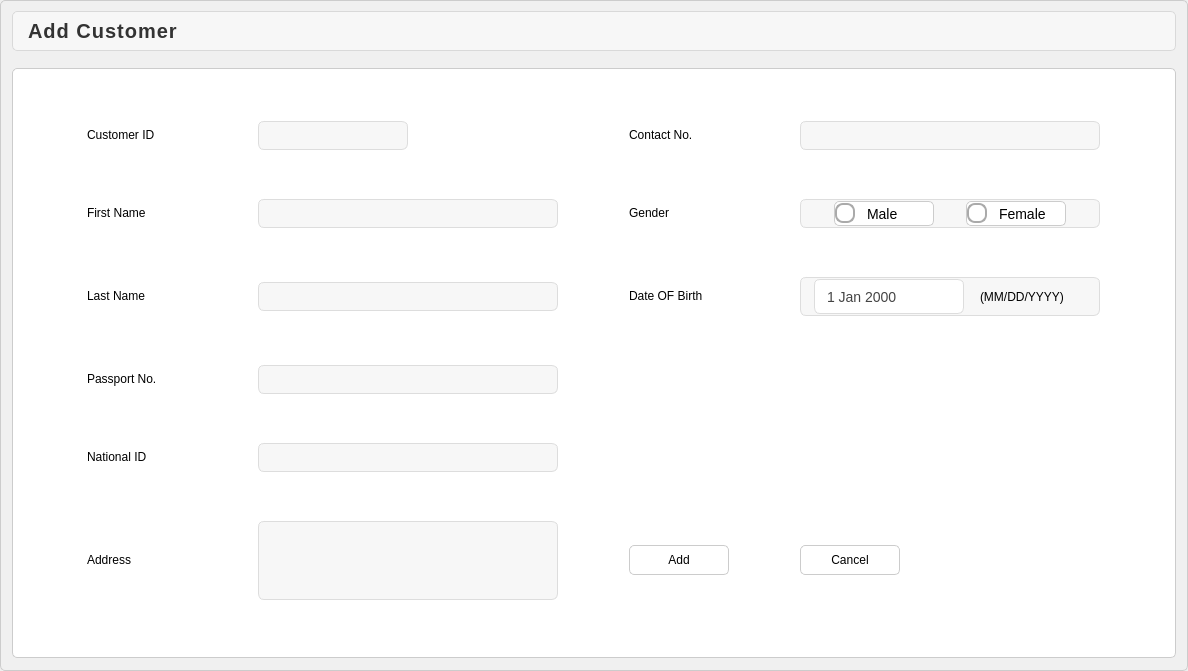
<?xml version="1.0" encoding="UTF-8"?>
<ui version="4.0">
 <class>AddCostomer</class>
 <widget class="QWidget" name="AddCostomer">
  <property name="geometry">
   <rect>
    <x>0</x>
    <y>0</y>
    <width>1188</width>
    <height>671</height>
   </rect>
  </property>
  <property name="windowTitle">
   <string>Form</string>
  </property>
  <property name="styleSheet">
   <string notr="true"/>
  </property>
  <layout class="QHBoxLayout" name="horizontalLayout">
   <property name="leftMargin">
    <number>0</number>
   </property>
   <property name="topMargin">
    <number>0</number>
   </property>
   <property name="rightMargin">
    <number>0</number>
   </property>
   <property name="bottomMargin">
    <number>0</number>
   </property>
   <item>
    <widget class="QFrame" name="frame_3">
     <property name="styleSheet">
      <string notr="true">background-color: #f0f0f0;
border: 1px solid #ccc;
border-radius: 5px;
background-image: url(:/ing/AddCustImg.png);
background-repeat:no-repeat;
background-position:center;
</string>
     </property>
     <property name="frameShape">
      <enum>QFrame::StyledPanel</enum>
     </property>
     <property name="frameShadow">
      <enum>QFrame::Raised</enum>
     </property>
     <layout class="QGridLayout" name="gridLayout">
      <item row="1" column="1">
       <widget class="QFrame" name="frame">
        <property name="minimumSize">
         <size>
          <width>1164</width>
          <height>590</height>
         </size>
        </property>
        <property name="maximumSize">
         <size>
          <width>1164</width>
          <height>590</height>
         </size>
        </property>
        <property name="styleSheet">
         <string notr="true">background:none;
background-color: rgb(255, 255, 255);

</string>
        </property>
        <property name="frameShape">
         <enum>QFrame::StyledPanel</enum>
        </property>
        <property name="frameShadow">
         <enum>QFrame::Raised</enum>
        </property>
        <layout class="QGridLayout" name="gridLayout_2">
         <item row="3" column="3">
          <widget class="QFrame" name="frame_4">
           <property name="minimumSize">
            <size>
             <width>250</width>
             <height>30</height>
            </size>
           </property>
           <property name="maximumSize">
            <size>
             <width>300</width>
             <height>40</height>
            </size>
           </property>
           <property name="styleSheet">
            <string notr="true">QFrame {
    background-color: #f7f7f7;
    border: 1px solid #ddd;
    border-radius: 6px;
    padding: 1px;
    margin-top: 1px;
    box-shadow: 0 2px 4px rgba(0, 0, 0, 0.1); /* Light shadow for depth */
}</string>
           </property>
           <property name="frameShape">
            <enum>QFrame::StyledPanel</enum>
           </property>
           <property name="frameShadow">
            <enum>QFrame::Raised</enum>
           </property>
           <layout class="QGridLayout" name="gridLayout_4">
            <property name="leftMargin">
             <number>0</number>
            </property>
            <property name="topMargin">
             <number>0</number>
            </property>
            <property name="rightMargin">
             <number>0</number>
            </property>
            <property name="bottomMargin">
             <number>0</number>
            </property>
            <property name="spacing">
             <number>0</number>
            </property>
            <item row="0" column="0">
             <widget class="QDateEdit" name="AC_DateOfBirth">
              <property name="minimumSize">
               <size>
                <width>150</width>
                <height>35</height>
               </size>
              </property>
              <property name="maximumSize">
               <size>
                <width>150</width>
                <height>35</height>
               </size>
              </property>
              <property name="styleSheet">
               <string notr="true">QDateEdit {
    border: 1px solid #ddd;
    border-radius: 6px;
    padding: 5px 10px;
    background-color: #ffffff;
    font-size: 14px;
    color: #444;
    width: 150px;
    box-shadow: 0 2px 4px rgba(0, 0, 0, 0.1); /* Light shadow for a floating effect */
}

QDateEdit::hover {
    border: 1px solid #bbb;
    background-color: #f7f7f7f7;
}

QDateEdit::focus {
    border: 1px solid #4CAF50;
    background-color: #e0f7e7;
    box-shadow: 0 2px 8px rgba(0, 0, 0, 0.2); /* Stronger shadow on focus */
}

QDateEdit::drop-down {
    subcontrol-origin: padding;
    subcontrol-position: top right;
    width: 20px;
    border-left: 1px solid #ddd;
    background-color: #f0f0f0;
    border-top-right-radius: 6px;
    border-bottom-right-radius: 6px;
    padding-right: 5px;
}

QDateEdit::down-arrow {
    width: 12px;
    height: 12px;
}

QDateEdit::down-arrow:hover {
}

QDateEdit::up-arrow, QDateEdit::down-arrow {
    width: 12px;
    height: 12px;
}

QDateEdit::up-button, QDateEdit::down-button {
    subcontrol-origin: border;
    subcontrol-position: center right;
    width: 16px;
    height: 16px;
    background-color: transparent;
}

QDateEdit::drop-down:pressed {
    background-color: #d6d6d6;
}

QDateEdit::drop-down:focus {
    border-left: 1px solid #4CAF50;
}

QDateEdit QAbstractItemView {
    border: 1px solid #ccc;
    border-radius: 4px;
    background-color: #f7f7f7;
    selection-background-color: #4CAF50;
    selection-color: #fff;
}

</string>
              </property>
             </widget>
            </item>
            <item row="0" column="1">
             <widget class="QLabel" name="label_10">
              <property name="minimumSize">
               <size>
                <width>105</width>
                <height>20</height>
               </size>
              </property>
              <property name="maximumSize">
               <size>
                <width>110</width>
                <height>20</height>
               </size>
              </property>
              <property name="styleSheet">
               <string notr="true">color: rgb(0,0,0);
border:none;
</string>
              </property>
              <property name="text">
               <string>(MM/DD/YYYY)</string>
              </property>
             </widget>
            </item>
           </layout>
          </widget>
         </item>
         <item row="1" column="2">
          <widget class="QLabel" name="label_7">
           <property name="maximumSize">
            <size>
             <width>100</width>
             <height>30</height>
            </size>
           </property>
           <property name="styleSheet">
            <string notr="true">border:none;color: rgb(0,0,0);font: 10pt &quot;MS Shell Dlg 2&quot;;</string>
           </property>
           <property name="text">
            <string>Contact No.</string>
           </property>
          </widget>
         </item>
         <item row="1" column="0">
          <widget class="QLabel" name="label">
           <property name="maximumSize">
            <size>
             <width>100</width>
             <height>30</height>
            </size>
           </property>
           <property name="styleSheet">
            <string notr="true">background:none;
font: 10pt &quot;MS Shell Dlg 2&quot;;
color: rgb(0,0,0);
border:none;</string>
           </property>
           <property name="text">
            <string>Customer ID</string>
           </property>
          </widget>
         </item>
         <item row="1" column="1">
          <widget class="QLineEdit" name="AC_CustomerID">
           <property name="minimumSize">
            <size>
             <width>150</width>
             <height>30</height>
            </size>
           </property>
           <property name="maximumSize">
            <size>
             <width>150</width>
             <height>30</height>
            </size>
           </property>
           <property name="whatsThis">
            <string>&lt;html&gt;&lt;head/&gt;&lt;body&gt;&lt;p&gt;&lt;br/&gt;&lt;/p&gt;&lt;/body&gt;&lt;/html&gt;</string>
           </property>
           <property name="styleSheet">
            <string notr="true">background-color: #f7f7f7;
    border: 1px solid #ddd;
    border-radius: 6px;
    padding: 1px;
    margin-top: 1px;
    box-shadow: 0 2px 4px rgba(0, 0, 0, 0.1); 
color: rgb(0, 0, 0);</string>
           </property>
           <property name="readOnly">
            <bool>true</bool>
           </property>
          </widget>
         </item>
         <item row="6" column="3">
          <widget class="QPushButton" name="Cancel">
           <property name="minimumSize">
            <size>
             <width>100</width>
             <height>30</height>
            </size>
           </property>
           <property name="maximumSize">
            <size>
             <width>100</width>
             <height>30</height>
            </size>
           </property>
           <property name="styleSheet">
            <string notr="true">QPushButton{
background:none;
}

QPushButton:hover{
	color: rgb(255, 255, 255);
	background-color: rgb(0, 0, 0);
}</string>
           </property>
           <property name="text">
            <string>Cancel</string>
           </property>
          </widget>
         </item>
         <item row="4" column="1">
          <widget class="QLineEdit" name="AC_PassportNo">
           <property name="minimumSize">
            <size>
             <width>300</width>
             <height>30</height>
            </size>
           </property>
           <property name="maximumSize">
            <size>
             <width>300</width>
             <height>30</height>
            </size>
           </property>
           <property name="styleSheet">
            <string notr="true">background-color: #f7f7f7;
    border: 1px solid #ddd;
    border-radius: 6px;
    padding: 1px;
    margin-top: 1px;
    box-shadow: 0 2px 4px rgba(0, 0, 0, 0.1); 
color: rgb(0, 0, 0);</string>
           </property>
           <property name="maxLength">
            <number>8</number>
           </property>
          </widget>
         </item>
         <item row="6" column="1">
          <widget class="QTextEdit" name="AC_Address">
           <property name="minimumSize">
            <size>
             <width>300</width>
             <height>30</height>
            </size>
           </property>
           <property name="maximumSize">
            <size>
             <width>300</width>
             <height>80</height>
            </size>
           </property>
           <property name="styleSheet">
            <string notr="true">background-color: #f7f7f7;
    border: 1px solid #ddd;
    border-radius: 6px;
    padding: 1px;
    margin-top: 1px;
    box-shadow: 0 2px 4px rgba(0, 0, 0, 0.1); 
color: rgb(0, 0, 0);</string>
           </property>
          </widget>
         </item>
         <item row="2" column="3">
          <widget class="QFrame" name="frame_2">
           <property name="minimumSize">
            <size>
             <width>200</width>
             <height>30</height>
            </size>
           </property>
           <property name="maximumSize">
            <size>
             <width>300</width>
             <height>30</height>
            </size>
           </property>
           <property name="styleSheet">
            <string notr="true">/* Styling the Frame that contains the Radio Buttons */
QFrame {
    background-color: #f7f7f7;
    border: 1px solid #ddd;
    border-radius: 6px;
    padding: 1px;
    margin-top: 1px;
    box-shadow: 0 2px 4px rgba(0, 0, 0, 0.1); /* Light shadow for depth */
}

/* Styling the Radio Buttons */
QRadioButton {
    font-size: 14px;
    color: #444;
    spacing: 8px; /* Space between the radio button and the text */
}

/* Circle Style for Radio Buttons */
QRadioButton::indicator {
    width: 16px;
    height: 16px;
    border-radius: 8px;
    border: 2px solid #aaa;
    background-color: #fff;
    margin-right: 4px;
}

/* Checked State */
QRadioButton::indicator:checked {
    border: 2px solid #4CAF50;
    background-color: #4CAF50;
}

/* Hover Effect */
QRadioButton::indicator:hover {
    border: 2px solid #888;
}

/* Focused State */
QRadioButton::indicator:focus {
    border: 2px solid #4CAF50;
}

/* Disabled State */
QRadioButton::indicator:disabled {
    border: 2px solid #ccc;
    background-color: #eee;
}

QRadioButton::indicator:checked:disabled {
    background-color: #a5d6a7;
}
</string>
           </property>
           <property name="frameShape">
            <enum>QFrame::StyledPanel</enum>
           </property>
           <property name="frameShadow">
            <enum>QFrame::Raised</enum>
           </property>
           <layout class="QGridLayout" name="gridLayout_3">
            <property name="leftMargin">
             <number>0</number>
            </property>
            <property name="topMargin">
             <number>0</number>
            </property>
            <property name="rightMargin">
             <number>0</number>
            </property>
            <property name="bottomMargin">
             <number>0</number>
            </property>
            <property name="spacing">
             <number>0</number>
            </property>
            <item row="0" column="1">
             <widget class="QRadioButton" name="AC_Female">
              <property name="maximumSize">
               <size>
                <width>100</width>
                <height>35</height>
               </size>
              </property>
              <property name="styleSheet">
               <string notr="true">color: rgb(0,0,0);font: 10pt &quot;MS Shell Dlg 2&quot;;</string>
              </property>
              <property name="text">
               <string>Female</string>
              </property>
             </widget>
            </item>
            <item row="0" column="0">
             <widget class="QRadioButton" name="AC_Male">
              <property name="maximumSize">
               <size>
                <width>100</width>
                <height>35</height>
               </size>
              </property>
              <property name="styleSheet">
               <string notr="true">color: rgb(0,0,0);font: 10pt &quot;MS Shell Dlg 2&quot;;</string>
              </property>
              <property name="text">
               <string>Male</string>
              </property>
             </widget>
            </item>
           </layout>
          </widget>
         </item>
         <item row="2" column="2">
          <widget class="QLabel" name="label_8">
           <property name="maximumSize">
            <size>
             <width>100</width>
             <height>30</height>
            </size>
           </property>
           <property name="styleSheet">
            <string notr="true">border:none;color: rgb(0,0,0);font: 10pt &quot;MS Shell Dlg 2&quot;;</string>
           </property>
           <property name="text">
            <string>Gender</string>
           </property>
          </widget>
         </item>
         <item row="1" column="3">
          <widget class="QLineEdit" name="AC_ContentNo">
           <property name="minimumSize">
            <size>
             <width>300</width>
             <height>30</height>
            </size>
           </property>
           <property name="maximumSize">
            <size>
             <width>300</width>
             <height>30</height>
            </size>
           </property>
           <property name="styleSheet">
            <string notr="true">background-color: #f7f7f7;
    border: 1px solid #ddd;
    border-radius: 6px;
    padding: 1px;
    margin-top: 1px;
    box-shadow: 0 2px 4px rgba(0, 0, 0, 0.1); 
color: rgb(0, 0, 0);</string>
           </property>
           <property name="maxLength">
            <number>10</number>
           </property>
          </widget>
         </item>
         <item row="3" column="1">
          <widget class="QLineEdit" name="AC_LastName">
           <property name="minimumSize">
            <size>
             <width>200</width>
             <height>30</height>
            </size>
           </property>
           <property name="maximumSize">
            <size>
             <width>300</width>
             <height>30</height>
            </size>
           </property>
           <property name="styleSheet">
            <string notr="true">background-color: #f7f7f7;
    border: 1px solid #ddd;
    border-radius: 6px;
    padding: 1px;
    margin-top: 1px;
    box-shadow: 0 2px 4px rgba(0, 0, 0, 0.1); 
color: rgb(0, 0, 0);</string>
           </property>
          </widget>
         </item>
         <item row="5" column="1">
          <widget class="QLineEdit" name="AC_NID">
           <property name="minimumSize">
            <size>
             <width>300</width>
             <height>30</height>
            </size>
           </property>
           <property name="maximumSize">
            <size>
             <width>300</width>
             <height>30</height>
            </size>
           </property>
           <property name="styleSheet">
            <string notr="true">background-color: #f7f7f7;
    border: 1px solid #ddd;
    border-radius: 6px;
    padding: 1px;
    margin-top: 1px;
    box-shadow: 0 2px 4px rgba(0, 0, 0, 0.1); 
color: rgb(0, 0, 0);</string>
           </property>
           <property name="maxLength">
            <number>12</number>
           </property>
          </widget>
         </item>
         <item row="2" column="0">
          <widget class="QLabel" name="label_2">
           <property name="maximumSize">
            <size>
             <width>100</width>
             <height>30</height>
            </size>
           </property>
           <property name="styleSheet">
            <string notr="true">background:none;
font: 10pt &quot;MS Shell Dlg 2&quot;;
color: rgb(0,0,0);
border:none;</string>
           </property>
           <property name="text">
            <string>First Name</string>
           </property>
          </widget>
         </item>
         <item row="4" column="0">
          <widget class="QLabel" name="label_4">
           <property name="maximumSize">
            <size>
             <width>100</width>
             <height>30</height>
            </size>
           </property>
           <property name="styleSheet">
            <string notr="true">background:none;
font: 10pt &quot;MS Shell Dlg 2&quot;;
color: rgb(0,0,0);
border:none;</string>
           </property>
           <property name="text">
            <string>Passport No.</string>
           </property>
          </widget>
         </item>
         <item row="3" column="0">
          <widget class="QLabel" name="label_3">
           <property name="maximumSize">
            <size>
             <width>100</width>
             <height>30</height>
            </size>
           </property>
           <property name="styleSheet">
            <string notr="true">background:none;
font: 10pt &quot;MS Shell Dlg 2&quot;;
color: rgb(0,0,0);
border:none;</string>
           </property>
           <property name="text">
            <string>Last Name</string>
           </property>
          </widget>
         </item>
         <item row="2" column="1">
          <widget class="QLineEdit" name="AC_FirstName">
           <property name="minimumSize">
            <size>
             <width>200</width>
             <height>30</height>
            </size>
           </property>
           <property name="maximumSize">
            <size>
             <width>300</width>
             <height>30</height>
            </size>
           </property>
           <property name="styleSheet">
            <string notr="true">background-color: #f7f7f7;
    border: 1px solid #ddd;
    border-radius: 6px;
    padding: 1px;
    margin-top: 1px;
    box-shadow: 0 2px 4px rgba(0, 0, 0, 0.1); 
color: rgb(0, 0, 0);</string>
           </property>
          </widget>
         </item>
         <item row="6" column="2">
          <widget class="QPushButton" name="AC_Add">
           <property name="minimumSize">
            <size>
             <width>100</width>
             <height>30</height>
            </size>
           </property>
           <property name="maximumSize">
            <size>
             <width>100</width>
             <height>30</height>
            </size>
           </property>
           <property name="styleSheet">
            <string notr="true">QPushButton{
background:none;
}
QPushButton:hover{
	color: rgb(255, 255, 255);
	background-color: rgb(0, 0, 0);
}</string>
           </property>
           <property name="text">
            <string>Add</string>
           </property>
          </widget>
         </item>
         <item row="5" column="0">
          <widget class="QLabel" name="label_5">
           <property name="maximumSize">
            <size>
             <width>100</width>
             <height>30</height>
            </size>
           </property>
           <property name="styleSheet">
            <string notr="true">border:none;background:none;
font: 10pt &quot;MS Shell Dlg 2&quot;;
color: rgb(0,0,0);</string>
           </property>
           <property name="text">
            <string>National ID</string>
           </property>
          </widget>
         </item>
         <item row="3" column="2">
          <widget class="QLabel" name="label_9">
           <property name="maximumSize">
            <size>
             <width>110</width>
             <height>30</height>
            </size>
           </property>
           <property name="styleSheet">
            <string notr="true">border:none;color: rgb(0,0,0);font: 10pt &quot;MS Shell Dlg 2&quot;;</string>
           </property>
           <property name="text">
            <string>Date OF Birth</string>
           </property>
          </widget>
         </item>
         <item row="6" column="0">
          <widget class="QLabel" name="label_6">
           <property name="maximumSize">
            <size>
             <width>100</width>
             <height>30</height>
            </size>
           </property>
           <property name="styleSheet">
            <string notr="true">border:none;background:none;
color: rgb(0,0,0);
font: 10pt &quot;MS Shell Dlg 2&quot;;</string>
           </property>
           <property name="text">
            <string>Address</string>
           </property>
          </widget>
         </item>
        </layout>
       </widget>
      </item>
      <item row="0" column="1">
       <widget class="QLabel" name="label_11">
        <property name="minimumSize">
         <size>
          <width>0</width>
          <height>50</height>
         </size>
        </property>
        <property name="maximumSize">
         <size>
          <width>16777215</width>
          <height>50</height>
         </size>
        </property>
        <property name="styleSheet">
         <string notr="true">QLabel#label_11 {
background:none;
    background-color: #f7f7f7; /* Light grey background */
    color: #333333; /* Dark grey text */
    border: 1px solid #d9d9d9; /* Light grey border */
    border-radius: 5px; /* Rounded corners */
    padding: 5px 10px; /* Padding around the text */
    font-size: 20px; /* Font size appropriate for the label size */
    font-weight: bold; /* Bold text */
    text-align: center; /* Center the text */
    box-shadow: 0 2px 4px rgba(0, 0, 0, 0.1); /* Subtle shadow effect */
    margin-bottom: 10px; /* Space below the label */
    letter-spacing: 1px; /* Spacing between letters */
    height: 30px; /* Explicit height for the label */
}
</string>
        </property>
        <property name="text">
         <string>Add Customer</string>
        </property>
       </widget>
      </item>
     </layout>
    </widget>
   </item>
  </layout>
 </widget>
 <resources/>
 <connections/>
 <slots>
  <slot>on_Cancel_clicked()</slot>
 </slots>
</ui>
